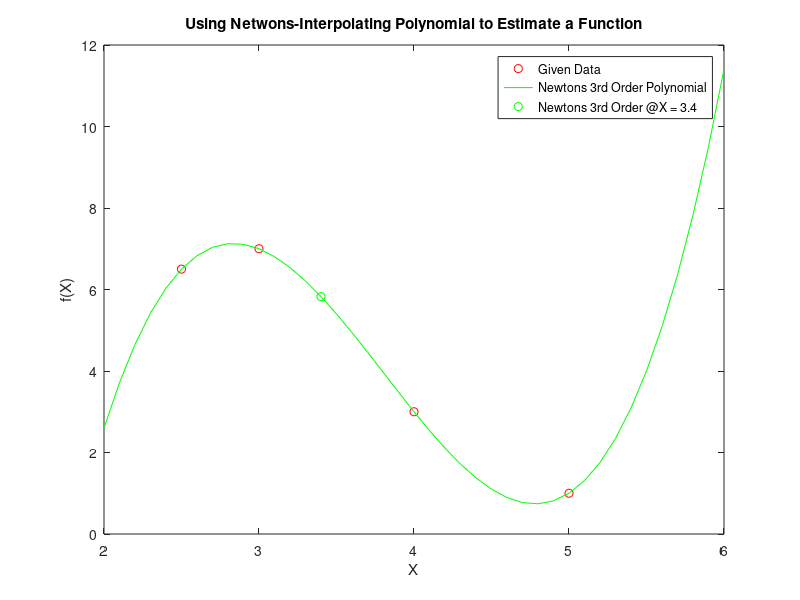

Reproduce this figure in MATLAB.
%%Raymond Waidmann
%%18157816, rcw5k2
%%MAE 3100, Lab 8, 10/18/19

%%Using Newtons-Interpolating Polynomial to curve fit given data and
    %%graphing the results.
    
%%PART B (3rd Order)
x2 = [3 4 2.5 5];
y2 = [7 3 6.5 1];

%%creating the divided difference table for cubic polynomial
%%See comments in part A
n = length(x2);
if length(y2) ~= n, error('X and Y must be same length'); end
b2 = zeros(n,n);
b2(:,1) = y2(:); 
for j = 2:n
    for i = 1:n-j+1
        b2(i,j) = (b2(i+1, j-1)-b2(i, j-1))/(x2(i+j-1)-x2(i));
    end
end

%%interpolation at a point
%%See comments in part A
xt = 1; 
poi = 3.4;
yint2 = b2(1,1); 
for j = 1:n-1
    xt = xt*(poi-x2(j)); 
    yint2 = yint2 + b2(1,j+1) * xt;
end
fprintf("The funtion value using Newtons 3rd Order Polynomial at X = %.4f is %.4f\n", poi, yint2);

%%graphing the result
plot(x2,y2, 'ro'); %%plotting data points
hold on;
range = 2:0.1:6;
f2 = @(a) b2(1,1) + b2(1,2).*(a-x2(1)) + b2(1,3).*(a-x2(1)).*(a-x2(2)) + b2(1,4).*(a-x2(1)).*(a-x2(2)).*(a-x2(3));
plot(range, f2(range),'g'); %%plotting Newtons Polynomial 3rd order
plot(poi, f2(poi), 'go'); %%plotting newtons value @ POI 3rd order
xlabel("X");
ylabel("f(X)");
title("Using Netwons-Interpolating Polynomial to Estimate a Function");
legend('Given Data', 'Newtons 3rd Order Polynomial', 'Newtons 3rd Order @X = 3.4');
